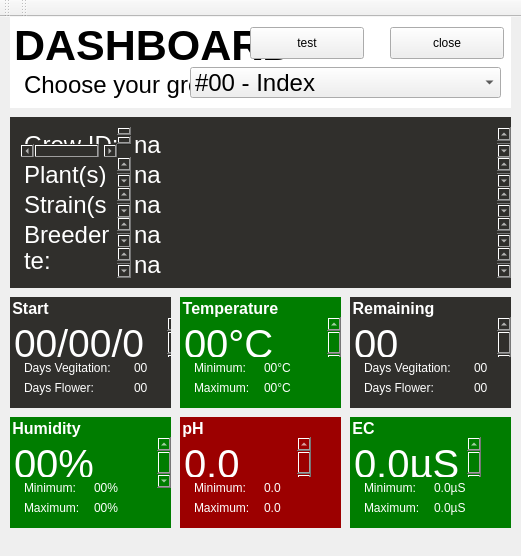
<?xml version="1.0" encoding="UTF-8"?>
<ui version="4.0">
 <class>Dashboard</class>
 <widget class="QMainWindow" name="Dashboard">
  <property name="geometry">
   <rect>
    <x>0</x>
    <y>0</y>
    <width>521</width>
    <height>556</height>
   </rect>
  </property>
  <property name="windowTitle">
   <string>GrowPlanner</string>
  </property>
  <property name="styleSheet">
   <string notr="true"/>
  </property>
  <widget class="QWidget" name="centralWidget">
   <widget class="QGroupBox" name="grp_temperature">
    <property name="geometry">
     <rect>
      <x>180</x>
      <y>280</y>
      <width>161</width>
      <height>111</height>
     </rect>
    </property>
    <property name="font">
     <font>
      <pointsize>12</pointsize>
      <weight>75</weight>
      <bold>true</bold>
     </font>
    </property>
    <property name="styleSheet">
     <string notr="true">background:#007D00;
color:#fff;
border:0px;</string>
    </property>
    <property name="title">
     <string>Temperature</string>
    </property>
    <property name="alignment">
     <set>Qt::AlignLeading|Qt::AlignLeft|Qt::AlignVCenter</set>
    </property>
    <widget class="QPlainTextEdit" name="lbl_temp_data">
     <property name="geometry">
      <rect>
       <x>0</x>
       <y>20</y>
       <width>161</width>
       <height>51</height>
      </rect>
     </property>
     <property name="font">
      <font>
       <pointsize>30</pointsize>
      </font>
     </property>
     <property name="layoutDirection">
      <enum>Qt::LeftToRight</enum>
     </property>
     <property name="styleSheet">
      <string notr="true">background:#007D00;
border:none;</string>
     </property>
     <property name="readOnly">
      <bool>true</bool>
     </property>
     <property name="plainText">
      <string>00°C</string>
     </property>
     <property name="backgroundVisible">
      <bool>false</bool>
     </property>
    </widget>
    <widget class="QPlainTextEdit" name="txt_temp_min">
     <property name="geometry">
      <rect>
       <x>10</x>
       <y>60</y>
       <width>91</width>
       <height>31</height>
      </rect>
     </property>
     <property name="styleSheet">
      <string notr="true">color:#fff;
background:#007D00;
</string>
     </property>
     <property name="readOnly">
      <bool>true</bool>
     </property>
     <property name="plainText">
      <string>Minimum:</string>
     </property>
    </widget>
    <widget class="QPlainTextEdit" name="lbl_temp_min">
     <property name="geometry">
      <rect>
       <x>80</x>
       <y>60</y>
       <width>81</width>
       <height>31</height>
      </rect>
     </property>
     <property name="styleSheet">
      <string notr="true">color:#fff;
background:#007D00;
</string>
     </property>
     <property name="readOnly">
      <bool>true</bool>
     </property>
     <property name="plainText">
      <string>00°C</string>
     </property>
    </widget>
    <widget class="QPlainTextEdit" name="txt_temp_max">
     <property name="geometry">
      <rect>
       <x>10</x>
       <y>80</y>
       <width>91</width>
       <height>31</height>
      </rect>
     </property>
     <property name="styleSheet">
      <string notr="true">color:#fff;
background:#007D00;
</string>
     </property>
     <property name="readOnly">
      <bool>true</bool>
     </property>
     <property name="plainText">
      <string>Maximum:</string>
     </property>
    </widget>
    <widget class="QPlainTextEdit" name="lbl_temp_max">
     <property name="geometry">
      <rect>
       <x>80</x>
       <y>80</y>
       <width>81</width>
       <height>31</height>
      </rect>
     </property>
     <property name="styleSheet">
      <string notr="true">color:#fff;
background:#007D00;
</string>
     </property>
     <property name="readOnly">
      <bool>true</bool>
     </property>
     <property name="plainText">
      <string>00°C</string>
     </property>
    </widget>
   </widget>
   <widget class="QGroupBox" name="grp_start">
    <property name="geometry">
     <rect>
      <x>10</x>
      <y>280</y>
      <width>161</width>
      <height>111</height>
     </rect>
    </property>
    <property name="font">
     <font>
      <pointsize>12</pointsize>
      <weight>75</weight>
      <bold>true</bold>
     </font>
    </property>
    <property name="styleSheet">
     <string notr="true">background:#302F2C;
color:#fff;
border:0px;</string>
    </property>
    <property name="title">
     <string>Start</string>
    </property>
    <property name="alignment">
     <set>Qt::AlignLeading|Qt::AlignLeft|Qt::AlignVCenter</set>
    </property>
    <widget class="QPlainTextEdit" name="lbl_start_data">
     <property name="geometry">
      <rect>
       <x>0</x>
       <y>20</y>
       <width>171</width>
       <height>51</height>
      </rect>
     </property>
     <property name="font">
      <font>
       <pointsize>29</pointsize>
      </font>
     </property>
     <property name="layoutDirection">
      <enum>Qt::LeftToRight</enum>
     </property>
     <property name="styleSheet">
      <string notr="true">background:#302F2C;
border:none;</string>
     </property>
     <property name="readOnly">
      <bool>true</bool>
     </property>
     <property name="plainText">
      <string>00/00/00</string>
     </property>
     <property name="backgroundVisible">
      <bool>false</bool>
     </property>
    </widget>
    <widget class="QPlainTextEdit" name="txt_start_dvegi">
     <property name="geometry">
      <rect>
       <x>10</x>
       <y>60</y>
       <width>151</width>
       <height>21</height>
      </rect>
     </property>
     <property name="styleSheet">
      <string notr="true">color:#fff;
background:#302F2C;
</string>
     </property>
     <property name="readOnly">
      <bool>true</bool>
     </property>
     <property name="plainText">
      <string>Days Vegitation:</string>
     </property>
    </widget>
    <widget class="QPlainTextEdit" name="lbl_start_dvegi">
     <property name="geometry">
      <rect>
       <x>120</x>
       <y>60</y>
       <width>41</width>
       <height>31</height>
      </rect>
     </property>
     <property name="styleSheet">
      <string notr="true">color:#fff;
background:#302F2C;
</string>
     </property>
     <property name="readOnly">
      <bool>true</bool>
     </property>
     <property name="plainText">
      <string>00</string>
     </property>
    </widget>
    <widget class="QPlainTextEdit" name="txt_start_dflower">
     <property name="geometry">
      <rect>
       <x>10</x>
       <y>80</y>
       <width>151</width>
       <height>31</height>
      </rect>
     </property>
     <property name="styleSheet">
      <string notr="true">color:#fff;
background:#302F2C;
</string>
     </property>
     <property name="readOnly">
      <bool>true</bool>
     </property>
     <property name="plainText">
      <string>Days Flower:</string>
     </property>
    </widget>
    <widget class="QPlainTextEdit" name="lbl_start_dflower">
     <property name="geometry">
      <rect>
       <x>120</x>
       <y>80</y>
       <width>41</width>
       <height>31</height>
      </rect>
     </property>
     <property name="styleSheet">
      <string notr="true">color:#fff;
background:#302F2C;
</string>
     </property>
     <property name="readOnly">
      <bool>true</bool>
     </property>
     <property name="plainText">
      <string>00</string>
     </property>
    </widget>
   </widget>
   <widget class="QGroupBox" name="grp_ph">
    <property name="geometry">
     <rect>
      <x>180</x>
      <y>400</y>
      <width>161</width>
      <height>111</height>
     </rect>
    </property>
    <property name="font">
     <font>
      <pointsize>12</pointsize>
      <weight>75</weight>
      <bold>true</bold>
     </font>
    </property>
    <property name="styleSheet">
     <string notr="true">background:#9C0000;
color:#fff;
border:0px;</string>
    </property>
    <property name="title">
     <string>pH</string>
    </property>
    <property name="alignment">
     <set>Qt::AlignLeading|Qt::AlignLeft|Qt::AlignVCenter</set>
    </property>
    <widget class="QPlainTextEdit" name="lbl_ph_data">
     <property name="geometry">
      <rect>
       <x>0</x>
       <y>20</y>
       <width>131</width>
       <height>51</height>
      </rect>
     </property>
     <property name="font">
      <font>
       <pointsize>30</pointsize>
      </font>
     </property>
     <property name="layoutDirection">
      <enum>Qt::LeftToRight</enum>
     </property>
     <property name="styleSheet">
      <string notr="true">background:#9C0000;
border:none;</string>
     </property>
     <property name="readOnly">
      <bool>true</bool>
     </property>
     <property name="plainText">
      <string>0.0</string>
     </property>
     <property name="backgroundVisible">
      <bool>false</bool>
     </property>
    </widget>
    <widget class="QPlainTextEdit" name="txt_ph_max">
     <property name="geometry">
      <rect>
       <x>10</x>
       <y>80</y>
       <width>91</width>
       <height>31</height>
      </rect>
     </property>
     <property name="styleSheet">
      <string notr="true">color:#fff;
background:#9C0000;
</string>
     </property>
     <property name="plainText">
      <string>Maximum:</string>
     </property>
    </widget>
    <widget class="QPlainTextEdit" name="lbl_ph_min">
     <property name="geometry">
      <rect>
       <x>80</x>
       <y>60</y>
       <width>61</width>
       <height>31</height>
      </rect>
     </property>
     <property name="styleSheet">
      <string notr="true">color:#fff;
background:#9C0000;
</string>
     </property>
     <property name="plainText">
      <string>0.0</string>
     </property>
    </widget>
    <widget class="QPlainTextEdit" name="txt_ph_min">
     <property name="geometry">
      <rect>
       <x>10</x>
       <y>60</y>
       <width>91</width>
       <height>31</height>
      </rect>
     </property>
     <property name="styleSheet">
      <string notr="true">color:#fff;
background:#9C0000;
</string>
     </property>
     <property name="plainText">
      <string>Minimum:</string>
     </property>
    </widget>
    <widget class="QPlainTextEdit" name="lbl_ph_max">
     <property name="geometry">
      <rect>
       <x>80</x>
       <y>80</y>
       <width>61</width>
       <height>31</height>
      </rect>
     </property>
     <property name="styleSheet">
      <string notr="true">color:#fff;
background:#9C0000;
</string>
     </property>
     <property name="plainText">
      <string>0.0</string>
     </property>
    </widget>
    <zorder>lbl_ph_data</zorder>
    <zorder>txt_ph_min</zorder>
    <zorder>lbl_ph_min</zorder>
    <zorder>txt_ph_max</zorder>
    <zorder>lbl_ph_max</zorder>
   </widget>
   <widget class="QGroupBox" name="grp_main">
    <property name="geometry">
     <rect>
      <x>10</x>
      <y>100</y>
      <width>501</width>
      <height>171</height>
     </rect>
    </property>
    <property name="font">
     <font>
      <pointsize>12</pointsize>
      <weight>75</weight>
      <bold>true</bold>
     </font>
    </property>
    <property name="styleSheet">
     <string notr="true">background:#302F2C;
color:#fff;
border:0px;</string>
    </property>
    <property name="title">
     <string/>
    </property>
    <property name="alignment">
     <set>Qt::AlignLeading|Qt::AlignLeft|Qt::AlignVCenter</set>
    </property>
    <widget class="QPlainTextEdit" name="lbl_growid">
     <property name="geometry">
      <rect>
       <x>120</x>
       <y>10</y>
       <width>381</width>
       <height>31</height>
      </rect>
     </property>
     <property name="font">
      <font>
       <pointsize>18</pointsize>
      </font>
     </property>
     <property name="styleSheet">
      <string notr="true">color:#fff;
background:#302F2C;
overflow: no;</string>
     </property>
     <property name="readOnly">
      <bool>true</bool>
     </property>
     <property name="plainText">
      <string>na</string>
     </property>
    </widget>
    <widget class="QPlainTextEdit" name="lbl_plants">
     <property name="geometry">
      <rect>
       <x>120</x>
       <y>40</y>
       <width>381</width>
       <height>31</height>
      </rect>
     </property>
     <property name="font">
      <font>
       <pointsize>18</pointsize>
      </font>
     </property>
     <property name="styleSheet">
      <string notr="true">color:#fff;
background:#302F2C;
</string>
     </property>
     <property name="readOnly">
      <bool>true</bool>
     </property>
     <property name="plainText">
      <string>na</string>
     </property>
    </widget>
    <widget class="QPlainTextEdit" name="lbl_strains">
     <property name="geometry">
      <rect>
       <x>120</x>
       <y>70</y>
       <width>381</width>
       <height>31</height>
      </rect>
     </property>
     <property name="font">
      <font>
       <pointsize>18</pointsize>
      </font>
     </property>
     <property name="styleSheet">
      <string notr="true">color:#fff;
background:#302F2C;
</string>
     </property>
     <property name="readOnly">
      <bool>true</bool>
     </property>
     <property name="plainText">
      <string>na</string>
     </property>
    </widget>
    <widget class="QPlainTextEdit" name="lbl_breeder">
     <property name="geometry">
      <rect>
       <x>120</x>
       <y>100</y>
       <width>381</width>
       <height>31</height>
      </rect>
     </property>
     <property name="font">
      <font>
       <pointsize>18</pointsize>
      </font>
     </property>
     <property name="styleSheet">
      <string notr="true">color:#fff;
background:#302F2C;
</string>
     </property>
     <property name="readOnly">
      <bool>true</bool>
     </property>
     <property name="plainText">
      <string>na</string>
     </property>
    </widget>
    <widget class="QPlainTextEdit" name="lbl_substrate">
     <property name="geometry">
      <rect>
       <x>120</x>
       <y>130</y>
       <width>381</width>
       <height>31</height>
      </rect>
     </property>
     <property name="font">
      <font>
       <pointsize>18</pointsize>
      </font>
     </property>
     <property name="styleSheet">
      <string notr="true">color:#fff;
background:#302F2C;
</string>
     </property>
     <property name="readOnly">
      <bool>true</bool>
     </property>
     <property name="plainText">
      <string>na</string>
     </property>
    </widget>
    <widget class="QPlainTextEdit" name="txt_growid">
     <property name="geometry">
      <rect>
       <x>10</x>
       <y>10</y>
       <width>111</width>
       <height>31</height>
      </rect>
     </property>
     <property name="font">
      <font>
       <pointsize>18</pointsize>
      </font>
     </property>
     <property name="styleSheet">
      <string notr="true">color:#fff;
background:#302F2C;</string>
     </property>
     <property name="tabChangesFocus">
      <bool>false</bool>
     </property>
     <property name="lineWrapMode">
      <enum>QPlainTextEdit::NoWrap</enum>
     </property>
     <property name="readOnly">
      <bool>true</bool>
     </property>
     <property name="plainText">
      <string>Grow ID:</string>
     </property>
     <property name="backgroundVisible">
      <bool>false</bool>
     </property>
    </widget>
    <widget class="QPlainTextEdit" name="txt_plants">
     <property name="geometry">
      <rect>
       <x>10</x>
       <y>40</y>
       <width>111</width>
       <height>31</height>
      </rect>
     </property>
     <property name="font">
      <font>
       <pointsize>18</pointsize>
      </font>
     </property>
     <property name="styleSheet">
      <string notr="true">color:#fff;
background:#302F2C;
</string>
     </property>
     <property name="readOnly">
      <bool>true</bool>
     </property>
     <property name="plainText">
      <string>Plant(s):</string>
     </property>
    </widget>
    <widget class="QPlainTextEdit" name="txt_breeder">
     <property name="geometry">
      <rect>
       <x>10</x>
       <y>100</y>
       <width>111</width>
       <height>31</height>
      </rect>
     </property>
     <property name="font">
      <font>
       <pointsize>18</pointsize>
      </font>
     </property>
     <property name="styleSheet">
      <string notr="true">color:#fff;
background:#302F2C;
</string>
     </property>
     <property name="readOnly">
      <bool>true</bool>
     </property>
     <property name="plainText">
      <string>Breeder:</string>
     </property>
    </widget>
    <widget class="QPlainTextEdit" name="txt_substrate">
     <property name="geometry">
      <rect>
       <x>10</x>
       <y>130</y>
       <width>111</width>
       <height>31</height>
      </rect>
     </property>
     <property name="font">
      <font>
       <pointsize>18</pointsize>
      </font>
     </property>
     <property name="styleSheet">
      <string notr="true">color:#fff;
background:#302F2C;
</string>
     </property>
     <property name="readOnly">
      <bool>true</bool>
     </property>
     <property name="plainText">
      <string>Substrate:</string>
     </property>
    </widget>
    <widget class="QPlainTextEdit" name="txt_strains">
     <property name="geometry">
      <rect>
       <x>10</x>
       <y>70</y>
       <width>111</width>
       <height>31</height>
      </rect>
     </property>
     <property name="font">
      <font>
       <pointsize>18</pointsize>
      </font>
     </property>
     <property name="styleSheet">
      <string notr="true">color:#fff;
background:#302F2C;
</string>
     </property>
     <property name="readOnly">
      <bool>true</bool>
     </property>
     <property name="plainText">
      <string>Strain(s):</string>
     </property>
    </widget>
    <zorder>lbl_plants</zorder>
    <zorder>lbl_growid</zorder>
    <zorder>lbl_strains</zorder>
    <zorder>lbl_breeder</zorder>
    <zorder>lbl_substrate</zorder>
    <zorder>txt_growid</zorder>
    <zorder>txt_plants</zorder>
    <zorder>txt_breeder</zorder>
    <zorder>txt_substrate</zorder>
    <zorder>txt_strains</zorder>
   </widget>
   <widget class="QPlainTextEdit" name="txt_dashboard">
    <property name="geometry">
     <rect>
      <x>10</x>
      <y>0</y>
      <width>501</width>
      <height>91</height>
     </rect>
    </property>
    <property name="font">
     <font>
      <pointsize>32</pointsize>
      <weight>75</weight>
      <bold>true</bold>
     </font>
    </property>
    <property name="layoutDirection">
     <enum>Qt::LeftToRight</enum>
    </property>
    <property name="autoFillBackground">
     <bool>false</bool>
    </property>
    <property name="styleSheet">
     <string notr="true">border:0px;</string>
    </property>
    <property name="readOnly">
     <bool>true</bool>
    </property>
    <property name="plainText">
     <string>DASHBOARD</string>
    </property>
    <property name="backgroundVisible">
     <bool>false</bool>
    </property>
   </widget>
   <widget class="QGroupBox" name="grp_humidity">
    <property name="geometry">
     <rect>
      <x>10</x>
      <y>400</y>
      <width>161</width>
      <height>111</height>
     </rect>
    </property>
    <property name="font">
     <font>
      <pointsize>12</pointsize>
      <weight>75</weight>
      <bold>true</bold>
     </font>
    </property>
    <property name="styleSheet">
     <string notr="true">background:#007D00;
color:#fff;
border:0px;</string>
    </property>
    <property name="title">
     <string>Humidity</string>
    </property>
    <property name="alignment">
     <set>Qt::AlignLeading|Qt::AlignLeft|Qt::AlignVCenter</set>
    </property>
    <widget class="QPlainTextEdit" name="lbl_hum_percent">
     <property name="geometry">
      <rect>
       <x>0</x>
       <y>20</y>
       <width>161</width>
       <height>51</height>
      </rect>
     </property>
     <property name="font">
      <font>
       <pointsize>30</pointsize>
      </font>
     </property>
     <property name="layoutDirection">
      <enum>Qt::LeftToRight</enum>
     </property>
     <property name="styleSheet">
      <string notr="true">background:#007D00;
border:none;</string>
     </property>
     <property name="readOnly">
      <bool>true</bool>
     </property>
     <property name="plainText">
      <string>00%</string>
     </property>
     <property name="backgroundVisible">
      <bool>false</bool>
     </property>
    </widget>
    <widget class="QPlainTextEdit" name="txt_hum_min">
     <property name="geometry">
      <rect>
       <x>10</x>
       <y>60</y>
       <width>91</width>
       <height>31</height>
      </rect>
     </property>
     <property name="styleSheet">
      <string notr="true">color:#fff;
background:#007D00;
</string>
     </property>
     <property name="plainText">
      <string>Minimum:</string>
     </property>
    </widget>
    <widget class="QPlainTextEdit" name="txt_hum_max">
     <property name="geometry">
      <rect>
       <x>10</x>
       <y>80</y>
       <width>91</width>
       <height>31</height>
      </rect>
     </property>
     <property name="styleSheet">
      <string notr="true">color:#fff;
background:#007D00;
</string>
     </property>
     <property name="plainText">
      <string>Maximum:</string>
     </property>
    </widget>
    <widget class="QPlainTextEdit" name="lbl_hum_max">
     <property name="geometry">
      <rect>
       <x>80</x>
       <y>80</y>
       <width>61</width>
       <height>31</height>
      </rect>
     </property>
     <property name="styleSheet">
      <string notr="true">color:#fff;
background:#007D00;
</string>
     </property>
     <property name="plainText">
      <string>00%</string>
     </property>
    </widget>
    <widget class="QPlainTextEdit" name="lbl_hum_min">
     <property name="geometry">
      <rect>
       <x>80</x>
       <y>60</y>
       <width>61</width>
       <height>31</height>
      </rect>
     </property>
     <property name="styleSheet">
      <string notr="true">color:#fff;
background:#007D00;
</string>
     </property>
     <property name="plainText">
      <string>00%</string>
     </property>
    </widget>
    <zorder>lbl_hum_percent</zorder>
    <zorder>txt_hum_min</zorder>
    <zorder>txt_hum_max</zorder>
    <zorder>lbl_hum_min</zorder>
    <zorder>lbl_hum_max</zorder>
   </widget>
   <widget class="QGroupBox" name="grp_ec">
    <property name="geometry">
     <rect>
      <x>350</x>
      <y>400</y>
      <width>161</width>
      <height>111</height>
     </rect>
    </property>
    <property name="font">
     <font>
      <pointsize>12</pointsize>
      <weight>75</weight>
      <bold>true</bold>
     </font>
    </property>
    <property name="styleSheet">
     <string notr="true">background:#007D00;
color:#fff;
border:0px;</string>
    </property>
    <property name="title">
     <string>EC</string>
    </property>
    <property name="alignment">
     <set>Qt::AlignLeading|Qt::AlignLeft|Qt::AlignVCenter</set>
    </property>
    <widget class="QPlainTextEdit" name="lbl_ec_data">
     <property name="geometry">
      <rect>
       <x>0</x>
       <y>20</y>
       <width>131</width>
       <height>51</height>
      </rect>
     </property>
     <property name="font">
      <font>
       <pointsize>30</pointsize>
      </font>
     </property>
     <property name="layoutDirection">
      <enum>Qt::LeftToRight</enum>
     </property>
     <property name="styleSheet">
      <string notr="true">background:#007D00;
border:none;</string>
     </property>
     <property name="readOnly">
      <bool>true</bool>
     </property>
     <property name="plainText">
      <string>0.0µS</string>
     </property>
     <property name="backgroundVisible">
      <bool>false</bool>
     </property>
    </widget>
    <widget class="QPlainTextEdit" name="txt_ec_max">
     <property name="geometry">
      <rect>
       <x>10</x>
       <y>80</y>
       <width>91</width>
       <height>31</height>
      </rect>
     </property>
     <property name="styleSheet">
      <string notr="true">color:#fff;
background:#007D00;
</string>
     </property>
     <property name="plainText">
      <string>Maximum:</string>
     </property>
    </widget>
    <widget class="QPlainTextEdit" name="lbl_ec_min">
     <property name="geometry">
      <rect>
       <x>80</x>
       <y>60</y>
       <width>61</width>
       <height>31</height>
      </rect>
     </property>
     <property name="styleSheet">
      <string notr="true">color:#fff;
background:#007D00;
</string>
     </property>
     <property name="plainText">
      <string>0.0µS</string>
     </property>
    </widget>
    <widget class="QPlainTextEdit" name="txt_ec_min">
     <property name="geometry">
      <rect>
       <x>10</x>
       <y>60</y>
       <width>91</width>
       <height>31</height>
      </rect>
     </property>
     <property name="styleSheet">
      <string notr="true">color:#fff;
background:#007D00;
</string>
     </property>
     <property name="plainText">
      <string>Minimum:</string>
     </property>
    </widget>
    <widget class="QPlainTextEdit" name="lbl_ec_max">
     <property name="geometry">
      <rect>
       <x>80</x>
       <y>80</y>
       <width>61</width>
       <height>31</height>
      </rect>
     </property>
     <property name="styleSheet">
      <string notr="true">color:#fff;
background:#007D00;
</string>
     </property>
     <property name="plainText">
      <string>0.0µS</string>
     </property>
    </widget>
    <zorder>lbl_ec_data</zorder>
    <zorder>txt_ec_min</zorder>
    <zorder>lbl_ec_min</zorder>
    <zorder>txt_ec_max</zorder>
    <zorder>lbl_ec_max</zorder>
   </widget>
   <widget class="QGroupBox" name="grp_remaining">
    <property name="geometry">
     <rect>
      <x>350</x>
      <y>280</y>
      <width>161</width>
      <height>111</height>
     </rect>
    </property>
    <property name="font">
     <font>
      <pointsize>12</pointsize>
      <weight>75</weight>
      <bold>true</bold>
     </font>
    </property>
    <property name="styleSheet">
     <string notr="true">background:#302F2C;
color:#fff;
border:0px;</string>
    </property>
    <property name="title">
     <string>Remaining</string>
    </property>
    <property name="alignment">
     <set>Qt::AlignLeading|Qt::AlignLeft|Qt::AlignVCenter</set>
    </property>
    <widget class="QPlainTextEdit" name="lbl_rem_days">
     <property name="geometry">
      <rect>
       <x>0</x>
       <y>20</y>
       <width>161</width>
       <height>51</height>
      </rect>
     </property>
     <property name="font">
      <font>
       <pointsize>30</pointsize>
      </font>
     </property>
     <property name="layoutDirection">
      <enum>Qt::LeftToRight</enum>
     </property>
     <property name="styleSheet">
      <string notr="true">background:#302F2C;
border:none;</string>
     </property>
     <property name="readOnly">
      <bool>true</bool>
     </property>
     <property name="plainText">
      <string>00 Days</string>
     </property>
     <property name="backgroundVisible">
      <bool>false</bool>
     </property>
    </widget>
    <widget class="QPlainTextEdit" name="txt_rem_dflower">
     <property name="geometry">
      <rect>
       <x>10</x>
       <y>80</y>
       <width>151</width>
       <height>31</height>
      </rect>
     </property>
     <property name="styleSheet">
      <string notr="true">color:#fff;
background:#302F2C;
</string>
     </property>
     <property name="readOnly">
      <bool>true</bool>
     </property>
     <property name="plainText">
      <string>Days Flower:</string>
     </property>
    </widget>
    <widget class="QPlainTextEdit" name="lbl_rem_dvegi">
     <property name="geometry">
      <rect>
       <x>120</x>
       <y>60</y>
       <width>41</width>
       <height>31</height>
      </rect>
     </property>
     <property name="styleSheet">
      <string notr="true">color:#fff;
background:#302F2C;
</string>
     </property>
     <property name="readOnly">
      <bool>true</bool>
     </property>
     <property name="plainText">
      <string>00</string>
     </property>
    </widget>
    <widget class="QPlainTextEdit" name="txt_rem_dvegi">
     <property name="geometry">
      <rect>
       <x>10</x>
       <y>60</y>
       <width>151</width>
       <height>21</height>
      </rect>
     </property>
     <property name="styleSheet">
      <string notr="true">color:#fff;
background:#302F2C;
</string>
     </property>
     <property name="readOnly">
      <bool>true</bool>
     </property>
     <property name="plainText">
      <string>Days Vegitation:</string>
     </property>
    </widget>
    <widget class="QPlainTextEdit" name="lbl_rem_dflower">
     <property name="geometry">
      <rect>
       <x>120</x>
       <y>80</y>
       <width>41</width>
       <height>31</height>
      </rect>
     </property>
     <property name="styleSheet">
      <string notr="true">color:#fff;
background:#302F2C;
</string>
     </property>
     <property name="readOnly">
      <bool>true</bool>
     </property>
     <property name="plainText">
      <string>00</string>
     </property>
    </widget>
    <zorder>lbl_rem_days</zorder>
    <zorder>txt_rem_dflower</zorder>
    <zorder>txt_rem_dvegi</zorder>
    <zorder>lbl_rem_dvegi</zorder>
    <zorder>lbl_rem_dflower</zorder>
   </widget>
   <widget class="QPushButton" name="btn_close">
    <property name="geometry">
     <rect>
      <x>390</x>
      <y>10</y>
      <width>114</width>
      <height>32</height>
     </rect>
    </property>
    <property name="styleSheet">
     <string notr="true"/>
    </property>
    <property name="text">
     <string>close</string>
    </property>
   </widget>
   <widget class="QPlainTextEdit" name="txt_dashboard_2">
    <property name="geometry">
     <rect>
      <x>20</x>
      <y>50</y>
      <width>231</width>
      <height>31</height>
     </rect>
    </property>
    <property name="font">
     <font>
      <pointsize>18</pointsize>
      <weight>50</weight>
      <bold>false</bold>
     </font>
    </property>
    <property name="layoutDirection">
     <enum>Qt::LeftToRight</enum>
    </property>
    <property name="styleSheet">
     <string notr="true">border:0px;</string>
    </property>
    <property name="readOnly">
     <bool>true</bool>
    </property>
    <property name="plainText">
     <string>Choose your grow:</string>
    </property>
    <property name="backgroundVisible">
     <bool>false</bool>
    </property>
   </widget>
   <widget class="QComboBox" name="comboBox">
    <property name="geometry">
     <rect>
      <x>190</x>
      <y>50</y>
      <width>311</width>
      <height>31</height>
     </rect>
    </property>
    <property name="font">
     <font>
      <pointsize>18</pointsize>
     </font>
    </property>
    <item>
     <property name="text">
      <string>#00 - Index</string>
     </property>
    </item>
    <item>
     <property name="text">
      <string>#01 - Make Love</string>
     </property>
    </item>
    <item>
     <property name="text">
      <string>#02 - Not War</string>
     </property>
    </item>
   </widget>
   <widget class="QPushButton" name="btn_test">
    <property name="geometry">
     <rect>
      <x>250</x>
      <y>10</y>
      <width>114</width>
      <height>32</height>
     </rect>
    </property>
    <property name="styleSheet">
     <string notr="true"/>
    </property>
    <property name="text">
     <string>test</string>
    </property>
   </widget>
   <zorder>txt_dashboard</zorder>
   <zorder>grp_temperature</zorder>
   <zorder>grp_start</zorder>
   <zorder>grp_ph</zorder>
   <zorder>grp_main</zorder>
   <zorder>grp_humidity</zorder>
   <zorder>grp_ec</zorder>
   <zorder>grp_remaining</zorder>
   <zorder>btn_close</zorder>
   <zorder>txt_dashboard_2</zorder>
   <zorder>comboBox</zorder>
   <zorder>btn_test</zorder>
  </widget>
  <widget class="QMenuBar" name="menuBar">
   <property name="geometry">
    <rect>
     <x>0</x>
     <y>0</y>
     <width>521</width>
     <height>22</height>
    </rect>
   </property>
   <property name="styleSheet">
    <string notr="true"/>
   </property>
   <property name="nativeMenuBar">
    <bool>true</bool>
   </property>
  </widget>
  <widget class="QToolBar" name="mainToolBar">
   <property name="toolTip">
    <string/>
   </property>
   <attribute name="toolBarArea">
    <enum>TopToolBarArea</enum>
   </attribute>
   <attribute name="toolBarBreak">
    <bool>false</bool>
   </attribute>
  </widget>
  <widget class="QToolBar" name="toolBar">
   <property name="windowTitle">
    <string>toolBar</string>
   </property>
   <property name="styleSheet">
    <string notr="true"/>
   </property>
   <attribute name="toolBarArea">
    <enum>TopToolBarArea</enum>
   </attribute>
   <attribute name="toolBarBreak">
    <bool>false</bool>
   </attribute>
  </widget>
 </widget>
 <layoutdefault spacing="6" margin="11"/>
 <resources/>
 <connections/>
</ui>
